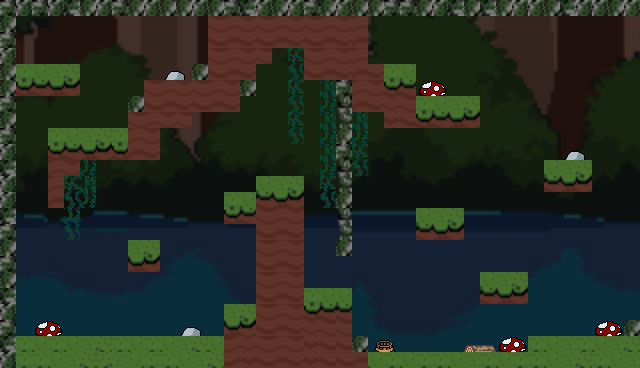

This is a level from a 2D game, rendered from its Tiled map with the project's own tilesets. A one-line summary and the map file follow, with tile-layer data summarised:
An orthogonal 40x23 tile map with 16x16 px tiles, 3 tile layers (BG, Objects, Tile Layer 1), 7 tilesets and 40 objects (10x Cheese, Checkpoint, Player).

<map version="1.10" tiledversion="1.11.0" orientation="orthogonal" renderorder="right-down" width="40" height="23" tilewidth="16" tileheight="16" infinite="0" nextlayerid="6" nextobjectid="48">
 <tileset firstgid="1" source="Bob the Rodent.tsx" />
 <tileset firstgid="243" source="../images/Background/River.tsx" />
 <tileset firstgid="8283" source="../images/Objects/River/Barrel.tsx" />
 <tileset firstgid="8287" source="../images/Objects/River/SmoothRock.tsx" />
 <tileset firstgid="8291" source="../images/Objects/Forest/Vines.tsx" />
 <tileset firstgid="8295" source="../images/Objects/Forest/MRed.tsx" />
 <tileset firstgid="8299" source="../images/Objects/Forest/Logs.tsx" />
 <layer id="3" name="BG" width="40" height="23" opacity="0.33">
  <data>[920 cells, 920 non-empty, 920 distinct tile ids]</data>
 </layer>
 <layer id="2" name="Objects" width="40" height="23">
  <data>[920 cells, 12 non-empty, 6 distinct tile ids]</data>
 </layer>
 <layer id="1" name="Tile Layer 1" width="40" height="23">
  <data>[920 cells, 347 non-empty, 32 distinct tile ids]</data>
 </layer>
 <objectgroup id="4" name="Collisions">
  <object id="1" x="0" y="0" width="640" height="16" />
  <object id="2" x="0" y="16" width="16" height="352" />
  <object id="3" x="624" y="16" width="16" height="352" />
  <object id="4" x="16" y="352" width="608" height="16" />
  <object id="5" x="528" y="336" width="96" height="16" />
  <object id="6" x="16" y="336" width="352" height="16" />
  <object id="7" x="256" y="288" width="96" height="48" />
  <object id="8" x="224" y="304" width="32" height="32" />
  <object id="9" x="480" y="272" width="48" height="32" />
  <object id="10" x="416" y="208" width="48" height="32" />
  <object id="11" x="544" y="160" width="48" height="32" />
  <object id="12" x="128" y="240" width="32" height="32" />
  <object id="13" x="224" y="192" width="32" height="32" />
  <object id="14" x="256" y="176" width="48" height="112" />
  <object id="16" x="416" y="96" width="64" height="32" />
  <object id="17" x="384" y="64" width="32" height="64" />
  <object id="18" x="352" y="64" width="32" height="48" />
  <object id="19" x="304" y="16" width="64" height="64" />
  <object id="20" x="208" y="16" width="96" height="32" />
  <object id="21" x="208" y="48" width="64" height="16" />
  <object id="23" x="192" y="64" width="64" height="32" />
  <object id="24" x="144" y="80" width="96" height="32" />
  <object id="25" x="128" y="96" width="64" height="32" />
  <object id="26" x="48" y="128" width="112" height="32" />
  <object id="27" x="48" y="160" width="32" height="16" />
  <object id="28" x="48" y="176" width="16" height="32" />
  <object id="29" x="336" y="80" width="16" height="176" />
  <object id="46" x="16" y="64" width="64" height="32" />
 </objectgroup>
 <objectgroup id="5" name="Spawnpoints">
  <object id="33" name="Cheese" type="Cheese" x="96" y="272" width="64" height="64" />
  <object id="34" name="Cheese" type="Cheese" x="128" y="16" width="64" height="64" />
  <object id="35" name="Cheese" type="Cheese" x="112" y="176" width="64" height="64" />
  <object id="36" name="Cheese" type="Cheese" x="240" y="112" width="64" height="64" />
  <object id="37" name="Cheese" type="Cheese" x="400" y="288" width="64" height="64" />
  <object id="38" name="Cheese" type="Cheese" x="480" y="208" width="64" height="64" />
  <object id="39" name="Cheese" type="Cheese" x="416" y="144" width="64" height="64" />
  <object id="40" name="Cheese" type="Cheese" x="544" y="96" width="64" height="64" />
  <object id="41" name="Cheese" type="Cheese" x="560" y="272" width="64" height="64" />
  <object id="42" name="Cheese" type="Cheese" x="0" y="192" width="64" height="64" />
  <object id="44" name="Checkpoint" type="Checkpoint" x="368" y="16" width="48" height="48" />
  <object id="45" name="Player" type="Player" x="32" y="32" width="32" height="32" />
 </objectgroup>
</map>
